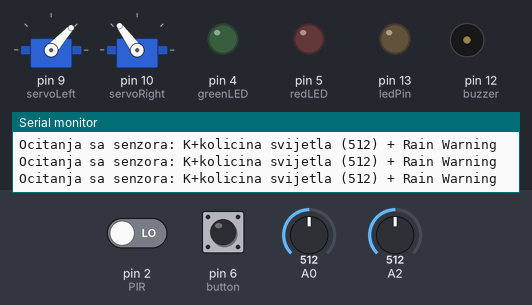
Bench run of a sketch on a simulated Arduino Uno, built with avr-gcc and run on an emulated ATmega328P. Shown: 2 × servo, output pins drawn as LEDs (lit = HIGH), buzzer (waves = sounding, pin HIGH), the last lines printed to the serial monitor. Inputs (shaded band) come from the test bench; at power-on: A0 = 512, pin 2 (PIR) LOW, A2 = 512, pin 6 (button) LOW.

Above: at 7.5 s.
7.6 s: A0 set to 674
9.1 s: A0 set to 692
At 11.88 s:
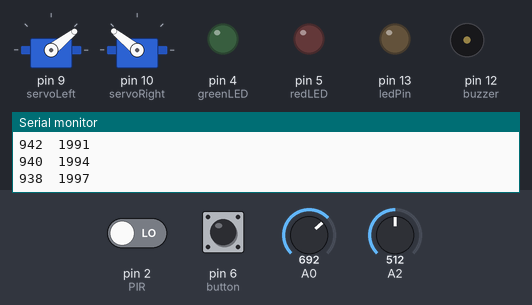
12.1 s: pin 2 (PIR) driven HIGH
15.1 s: A2 set to 390
At 16.52 s:
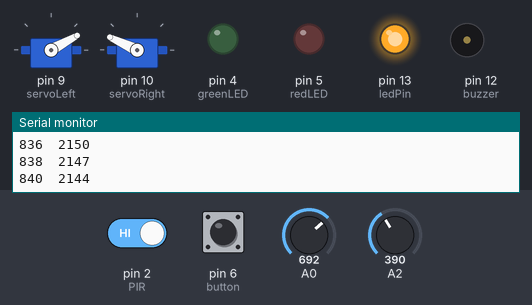
18.1 s: pin 2 (PIR) driven LOW
At 19.65 s:
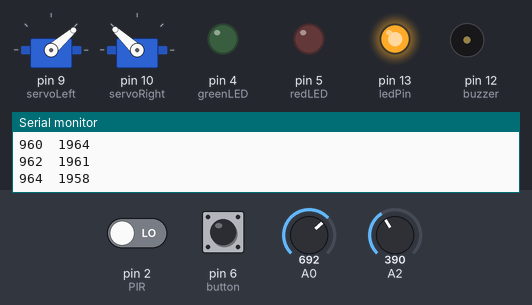
21.1 s: pin 6 (button) pulled HIGH for 3.2 s
At 23.18 s:
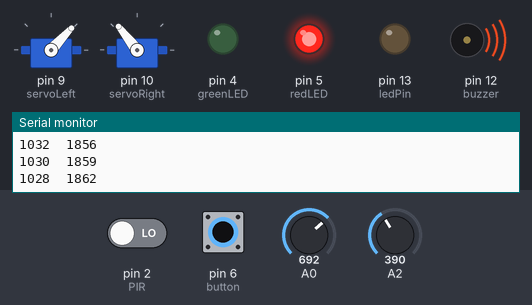
Timing chart, 0 to 26.8 s (numbered marks = the images above; inputs shaded):
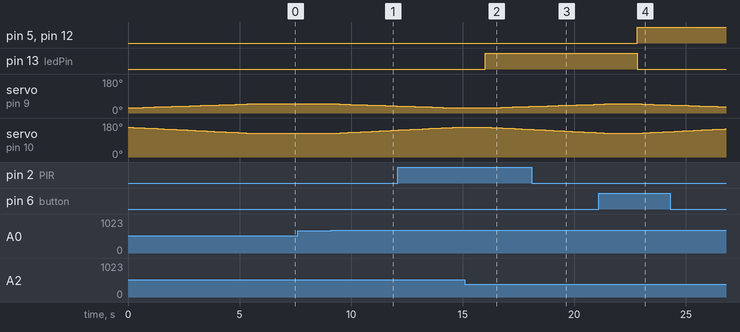

The sketch:

Auto_Closure_Awning.ino
```cpp
#include <Servo.h>

Servo myservoLeft;
Servo myservoRight;

int PIR = 2;               // choose the input pin (for PIR sensor)
const int greenLED =  4;
const int redLED =  5;
const int button = 6;
const int servoLeft = 9;
const int servoRight = 10;
const int buzzer =  12;
int ledPin = 13;                // choose the pin for the LED

int val;    //varijabla za ocitanje tipke
bool open = false;
bool buttonPress = false;
int buttonPressed = 0;
int light = 0;

int pirState = LOW;             // we start, assuming no motion detected
int PIRval = 0;                    // variable for reading the pin status

// lowest and highest sensor readings:
const int sensorMin = 0;     // sensor minimum
const int sensorMax = 1024;  // sensor maximum
int sensorReading;
int range;

int left = 822;
int right = 2171;

void setup() {
  Serial.begin(9600);
  myservoLeft.attach(servoLeft);  // attaches the servo on pin 9 to the servo object
  myservoRight.attach(servoRight);  // attaches the servo on pin 10 to the servo object
  pinMode(A2,INPUT);
  pinMode(button, INPUT);    //koristimo pull-down otpornik - pritisak tipke oznacava HIGH
  pinMode(greenLED, OUTPUT);  //koristimo otpornik od 220 ohma
  pinMode(redLED, OUTPUT);  //koristimo otpornik od 220 ohma
  pinMode(buzzer, OUTPUT);  //buzzer
  pinMode(ledPin, OUTPUT);      // declare LED as output
  pinMode(PIR, INPUT);     // declare sensor as input
  //pocetne pozicije servo motora
  myservoLeft.writeMicroseconds(left);
  myservoRight.writeMicroseconds(right);
}

void loop() {
  //READ MOTION
  PIRval = digitalRead(PIR);
  if (PIRval == HIGH) {
    digitalWrite(ledPin, HIGH);
    if (pirState == LOW) { // we have just turned on
      Serial.println("Motion detected!"); // We only want to print on the output change, not state
      pirState = HIGH;
    }
  }
  else{
    digitalWrite(ledPin, LOW);
    if (pirState == HIGH){  // we have just turned of
      Serial.println("Motion ended!");  // We only want to print on the output change, not state
      pirState = LOW;
    }
  }
  /****************************READ BUTTON****************************************************/
  val = digitalRead(6);
  if(val==HIGH){
    buttonFunction();
    }
  digitalWrite(buzzer, LOW);
  //CHECH WEATHER CONDITIONS
  if(buttonPressed % 2 == 0 && !buttonPress){
    light = analogRead(A2);
    sensorReading = analogRead(A0);
    Serial.print(F("Ocitanja sa senzora: ")); Serial.print(F("K+kolicina svijetla (")); Serial.print(light);
    range = map(sensorReading, sensorMin, sensorMax, 0, 3);
    while( (light < 400 || range == 0 || range == 1) && !open){
        Serial.print(F("Mod tende: Otvorena - ")); Serial.print(F("K+kolicina svijetla (")); Serial.print(light);
        openAwning();
        delay(1000);
        open = !open;
     }
     while( light > 400 && range == 2 && open){
        Serial.print(F("Mod tende: Zatvorena - ")); Serial.print(F("kolicina svijetla (")); Serial.print(light); Serial.println(F(") + Not Raining"));
        closeAwning();
        delay(1000);
        open = !open;
      }
      switch (range) {
       case 0:    // Sensor getting wet
          Serial.println(F(") + Flood"));
          break;
       case 1:    // Sensor getting wet
          Serial.println(F(") + Rain Warning"));
          break;
       case 2:    // Sensor dry
          Serial.println(F(") + Not Raining"));
          break;
       }
  }
  delay(200);
}

void buttonFunction(){
  Serial.println(F("Tipka je pritisnuta."));
  digitalWrite(buzzer, HIGH);
  if(!open){  //prvi pritisak
    digitalWrite(greenLED, HIGH); digitalWrite(redLED, LOW);
    openAwning();
    open = !open;
    buttonPress = true;
    }
  else if(open){  //drugi pritisak
    digitalWrite(greenLED, LOW); digitalWrite(redLED, HIGH);
    closeAwning();
    open = !open;
    buttonPress = false;
    digitalWrite(greenLED, LOW); digitalWrite(redLED, LOW);
    }
  }

void openAwning(){
    for( int i = 0; i < 110; i++){
    left = left + 2;
    right = right - 3;
    myservoLeft.writeMicroseconds(left);
    myservoRight.writeMicroseconds(right);
    Serial.print(left);  Serial.print('\t');  Serial.println(right);
    delay(50);
    }
  }

void closeAwning(){
    for( int i = 0; i < 110; i++){
    left = left - 2;
    right = right + 3;
    myservoLeft.writeMicroseconds(left);
    myservoRight.writeMicroseconds(right);
    Serial.print(left);  Serial.print('\t');  Serial.println(right);
    delay(50);
    }
  }
```

Measured:
- the behaviour switches between 682 and 683 on A0 (found by bisection; images 0 and 1)
- after the input at 9.1 s, servo on pin 9 (servoLeft): moves from 48° to 37° over 2.6 s, starting after 0.36 s; servo on pin 10 (servoRight): moves from 126° to 142° over 2.6 s, starting after 0.26 s
- after the input at 15.1 s, servo on pin 9 (servoLeft): moves from 27° to 35° over 1.8 s, starting after 1.1 s; servo on pin 10 (servoRight): moves from 158° to 146° over 1.9 s, starting after 1.0 s
- after the input at 21.1 s, pin 5 (redLED), pin 12 (buzzer): LOW → HIGH after 1.7 s
